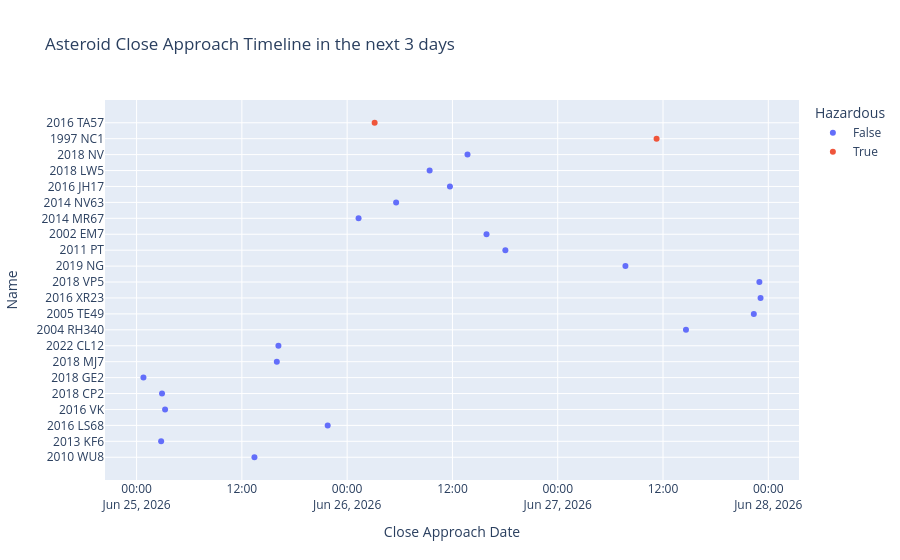

The cell this chart's notebook holds for it:
### Markdown cell above
### Asteroid Close Approach Timeline (3 Day Forecast)
This scatter plot visualizes the close approach timeline of asteroids over the next three days. The color of each point indicates whether the asteroid is classified as hazardous or non-hazardous.

### Code cell
today = dt.datetime.now().date()
end_date = today + dt.timedelta(days=2)

asteroid_data['Close Approach Date'] = pd.to_datetime(
    asteroid_data['Close Approach Date']
)

upcoming = asteroid_data[
    (asteroid_data['Close Approach Date'].dt.date >= today) &
    (asteroid_data['Close Approach Date'].dt.date <= end_date)
]

fig = px.scatter(
    upcoming,
    x='Close Approach Date',
    y='Name',
    color='Hazardous',
    hover_data=['Max Diameter (feet)', 'Miss Distance (miles)'],
    title='Asteroid Close Approach Timeline in the next 3 days'
)

fig.show()

### Figure 1 — Plotly figure (JSON) as saved in the notebook; plotly's stock layout.template omitted (floating-point values rounded to 4 significant figures)
{"data": [{"customdata": [[281.9, 20110000.0], [1072.0, 40280000.0], [708.0, 45930000.0], [616.6, 14080000.0], [269.2, 13390000.0], [76.21, 27470000.0], [455.0, 12810000.0], [483.1, 45110000.0], [2421.0, 41760000.0], [102.8, 39630000.0], [162.2, 8604000.0], [169.8, 45630000.0], [269.2, 8478000.0], [307.6, 31740000.0], [257.1, 10510000.0], [537.1, 22939121], [440.6, 5200000.0], [1683.0, 43040000.0], [1439.0, 21610000.0], [532.1, 9382000.0]], "hovertemplate": "Hazardous=False<br>Close Approach Date=%{x}<br>Name=%{y}<br>Max Diameter (feet)=%{customdata[0]}<br>Miss Distance (miles)=%{customdata[1]}<extra></extra>", "legendgroup": "False", "marker": {"color": "#636efa", "symbol": "circle"}, "mode": "markers", "name": "False", "orientation": "v", "showlegend": true, "type": "scatter", "x": ["2026-06-25T13:26:00", "2026-06-25T02:48:00", "2026-06-25T21:47:00", "2026-06-25T03:15:00", "2026-06-25T02:54:00", "2026-06-25T00:47:00", "2026-06-25T15:59:00", "2026-06-25T16:10:00", "2026-06-27T14:37:00", "2026-06-27T22:21:00", "2026-06-27T23:07:00", "2026-06-27T22:59:00", "2026-06-27T07:43:00", "2026-06-26T18:02:00", "2026-06-26T15:53:00", "2026-06-26T01:18:00", "2026-06-26T05:35:00", "2026-06-26T11:43:00", "2026-06-26T09:24:00", "2026-06-26T13:43:00"], "xaxis": "x", "y": ["2010 WU8", "2013 KF6", "2016 LS68", "2016 VK", "2018 CP2", "2018 GE2", "2018 MJ7", "2022 CL12", "2004 RH340", "2005 TE49", "2016 XR23", "2018 VP5", "2019 NG", "2011 PT", "2002 EM7", "2014 MR67", "2014 NV63", "2016 JH17", "2018 LW5", "2018 NV"], "yaxis": "y"}, {"customdata": [[5200.0, 1594000.0], [1355.0, 43460000.0]], "hovertemplate": "Hazardous=True<br>Close Approach Date=%{x}<br>Name=%{y}<br>Max Diameter (feet)=%{customdata[0]}<br>Miss Distance (miles)=%{customdata[1]}<extra></extra>", "legendgroup": "True", "marker": {"color": "#EF553B", "symbol": "circle"}, "mode": "markers", "name": "True", "orientation": "v", "showlegend": true, "type": "scatter", "x": ["2026-06-27T11:16:00", "2026-06-26T03:08:00"], "xaxis": "x", "y": ["1997 NC1", "2016 TA57"], "yaxis": "y"}], "layout": {"autosize": true, "legend": {"title": {"text": "Hazardous"}, "tracegroupgap": 0}, "title": {"text": "Asteroid Close Approach Timeline in the next 3 days"}, "xaxis": {"anchor": "y", "autorange": true, "domain": [0, 1], "range": ["2026-06-24 20:30:10.0688", "2026-06-28 03:23:49.9312"], "title": {"text": "Close Approach Date"}, "type": "date"}, "yaxis": {"anchor": "x", "autorange": true, "domain": [0, 1], "range": [-1.733, 22.73], "title": {"text": "Name"}, "type": "category"}}}
